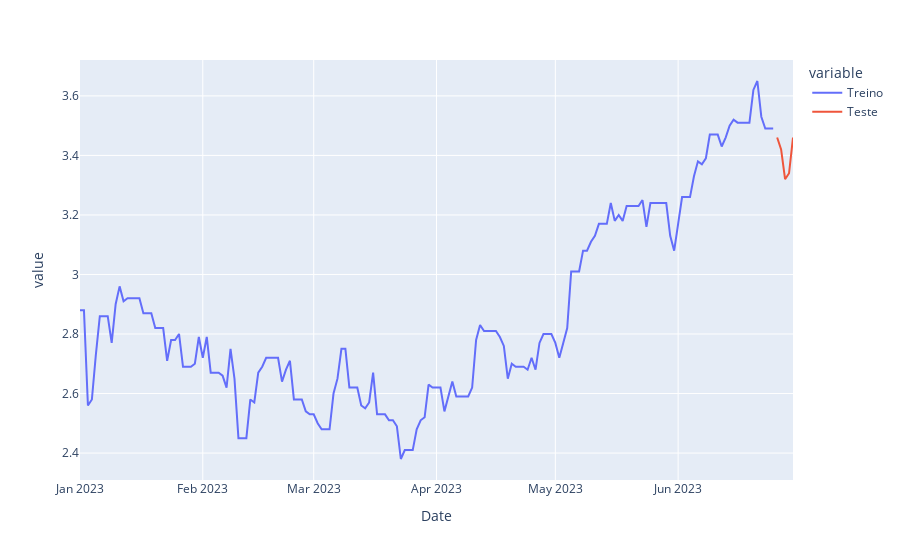

The cell this chart's notebook holds for it:
### Code cell
# utiliza apenas a coluna 'Close' e o indice 
train = df[:'2023-06-25'] # grande parte da amostra separada para treino
test = df['2023-06-26':]

px.line(pd.concat([train['2023-01-01':], test], axis=1, keys=['Treino', 'Teste']))

### Figure 1 — Plotly figure (JSON) as saved in the notebook; plotly's stock layout.template omitted (floating-point values rounded to 4 significant figures; data arrays with more than 128 entries replaced by an {"elided": "..."} marker saying what was removed)
{"data": [{"hovertemplate": "variable=Treino<br>Date=%{x}<br>value=%{y}<extra></extra>", "legendgroup": "Treino", "line": {"color": "#636efa", "dash": "solid"}, "marker": {"symbol": "circle"}, "mode": "lines", "name": "Treino", "orientation": "v", "showlegend": true, "type": "scatter", "x": {"elided": "181 str values"}, "xaxis": "x", "y": {"elided": "181 float values"}, "yaxis": "y"}, {"hovertemplate": "variable=Teste<br>Date=%{x}<br>value=%{y}<extra></extra>", "legendgroup": "Teste", "line": {"color": "#EF553B", "dash": "solid"}, "marker": {"symbol": "circle"}, "mode": "lines", "name": "Teste", "orientation": "v", "showlegend": true, "type": "scatter", "x": {"elided": "181 str values"}, "xaxis": "x", "y": {"elided": "181 float values"}, "yaxis": "y"}], "layout": {"legend": {"title": {"text": "variable"}, "tracegroupgap": 0}, "margin": {"t": 60}, "xaxis": {"anchor": "y", "domain": [0, 1], "title": {"text": "Date"}}, "yaxis": {"anchor": "x", "domain": [0, 1], "title": {"text": "value"}}}}
